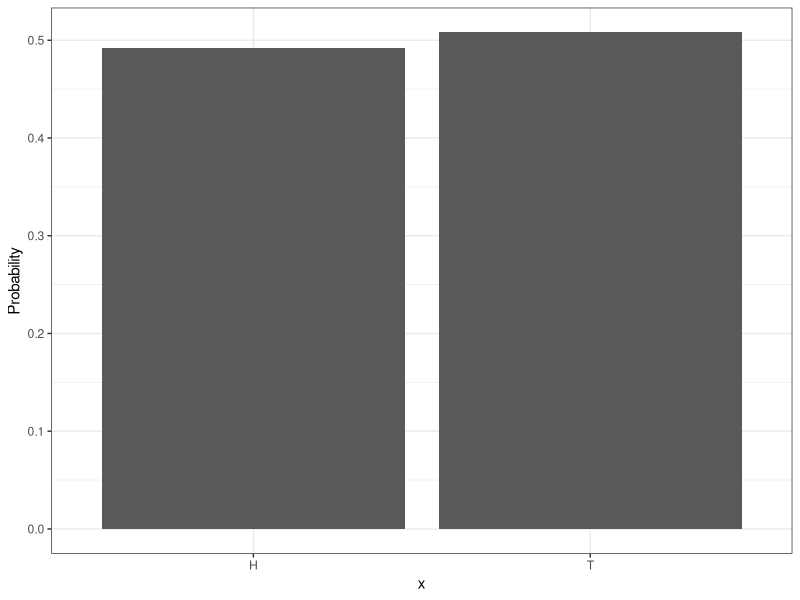
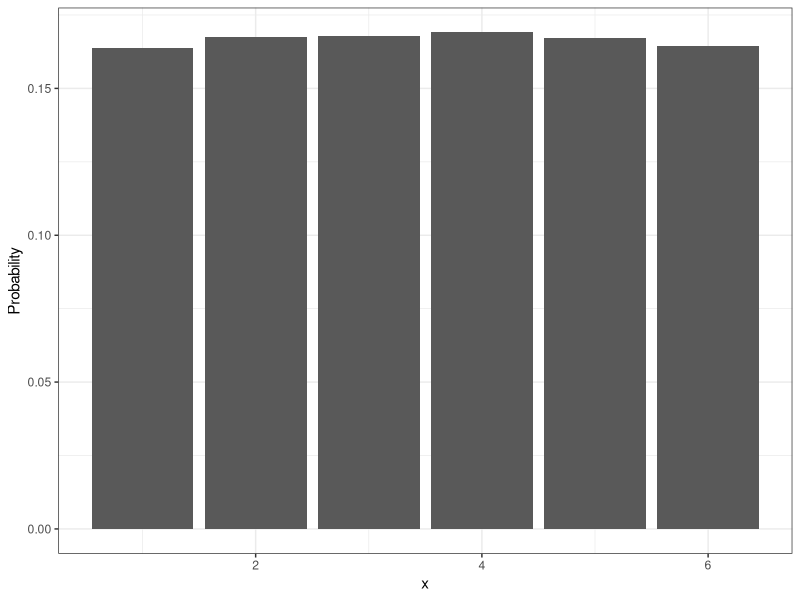
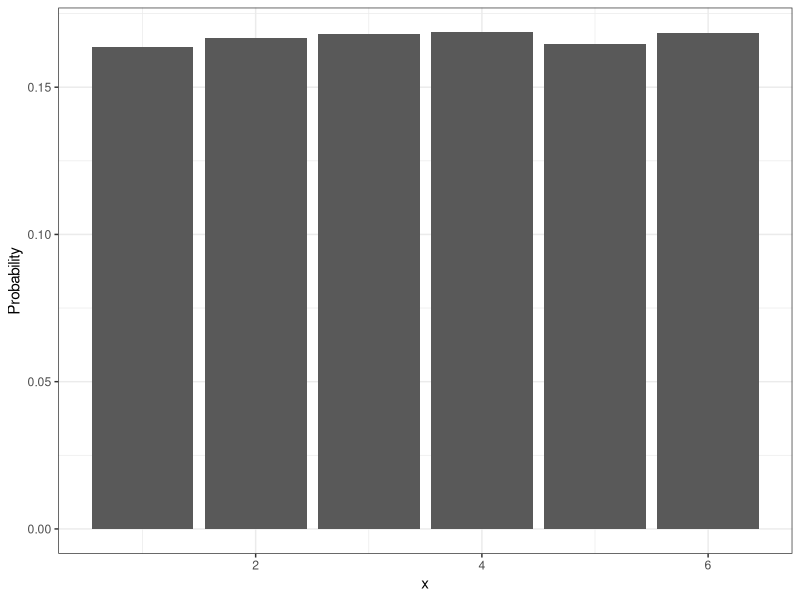
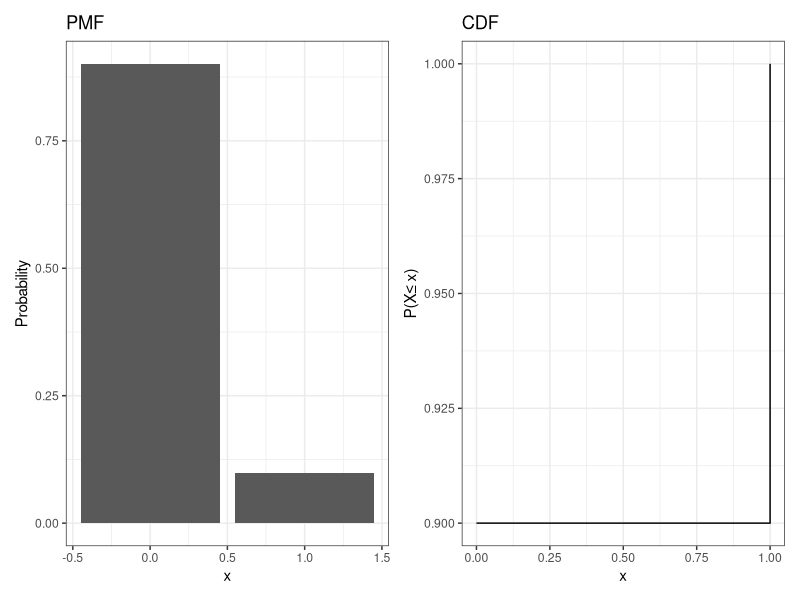
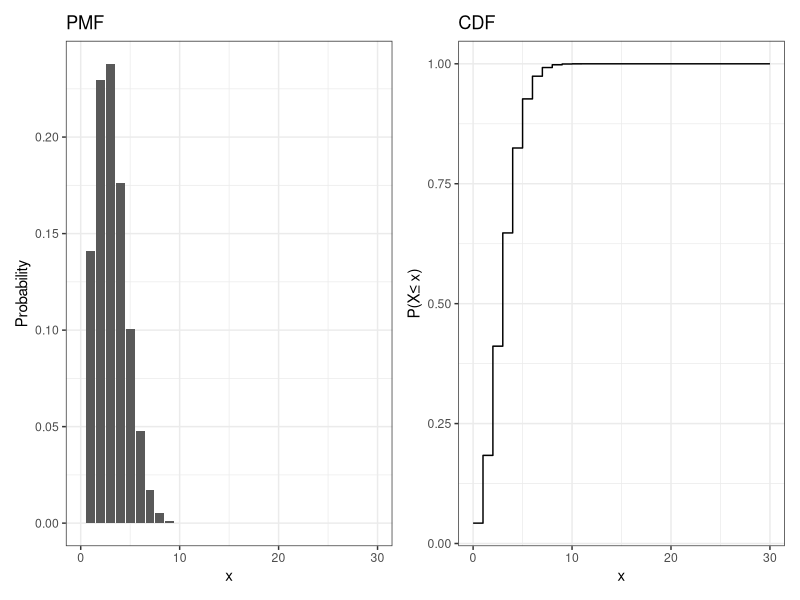
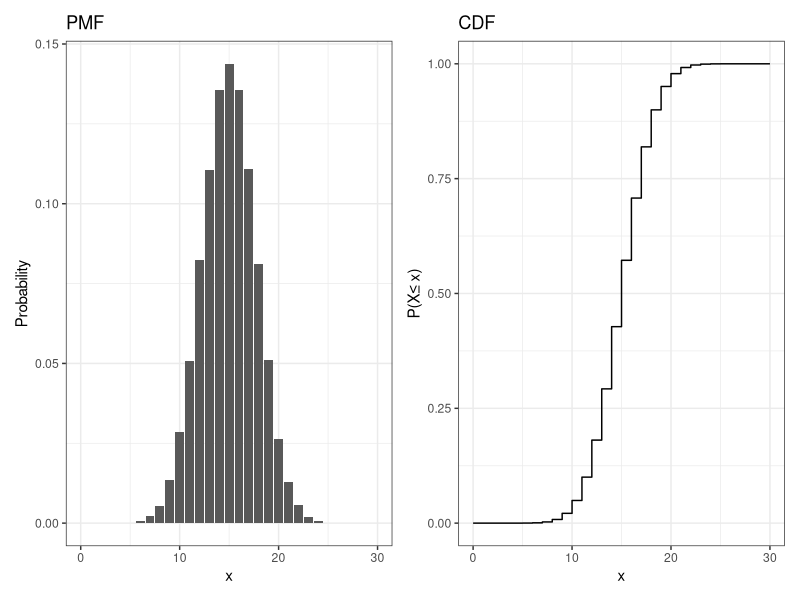
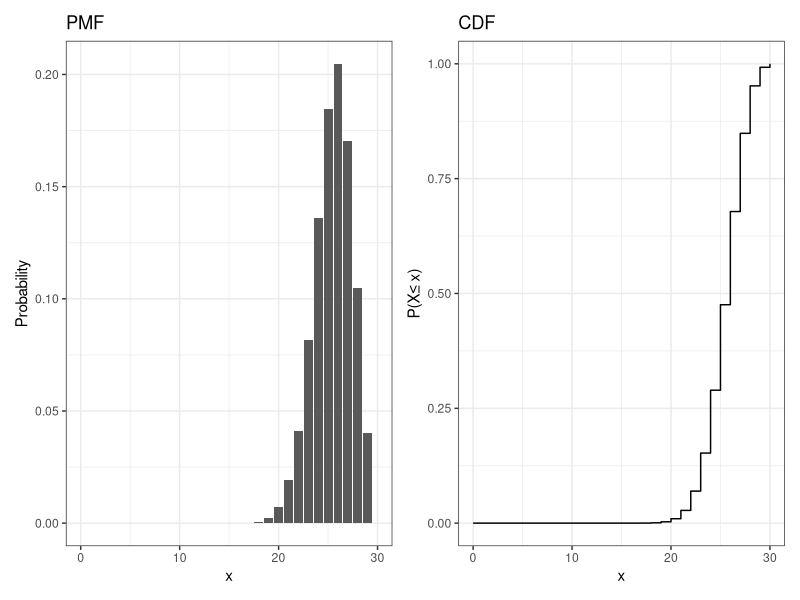
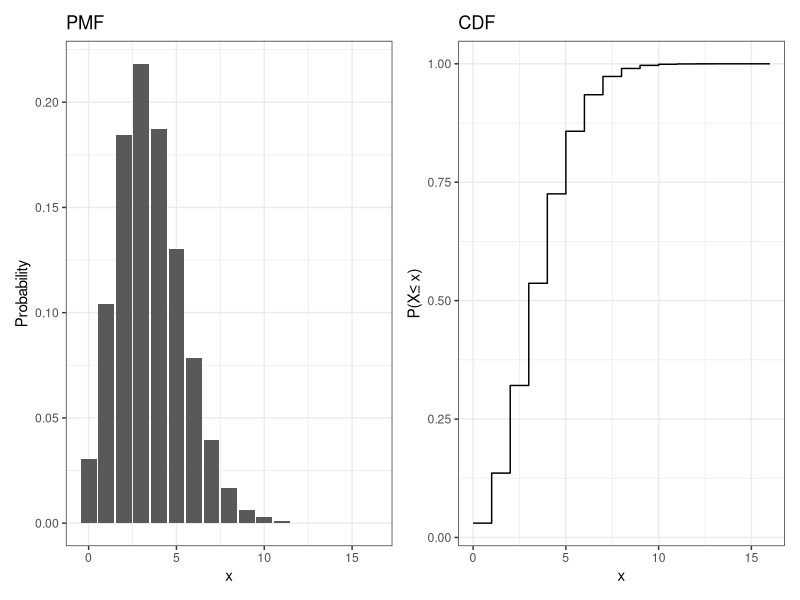

These figures' R source, in order:
## ---- chunk 1
#| fig-align: center
library(tidyverse)
library(patchwork)
x <- sample(c("H", "T"), 5000, replace = T)
x |> tibble() |> 
ggplot(aes(x)) +
geom_bar(aes(y = (..count..)/sum(..count..))) + 
ylab("Probability") +
theme_bw()
## ---- chunk 2
#| fig-align: center
# library(tidyverse)
x <- sample(1:6, 50000, replace = T)
x |> tibble() |> 
ggplot(aes(x)) +
geom_bar(aes(y = (..count..)/sum(..count..))) + 
ylab("Probability") +
theme_bw()

## ---- chunk 3
#| fig-align: center
x <- sample(1:6, 50000, replace = T)
x |> tibble() |> 
ggplot(aes(x)) +
geom_bar(aes(y = (..count..)/sum(..count..))) + 
ylab("Probability") +
theme_bw()

## ---- chunk 4
p <- 0.1
x <- rbinom(50000, 1, p)
p1 <- x |> tibble() |> 
ggplot(aes(x)) +
geom_bar(aes(y = (..count..)/sum(..count..))) + 
ylab("Probability") +
ggtitle("PMF") +
theme_bw()
p2 <- 0:1 |> pbinom(1, p) |> tibble(x = 0:1, y = _) |> 
ggplot(aes(x,y)) +
geom_step() +
theme_bw() +
ggtitle("CDF") +
ylab(paste0("P(X","\u2264"," x)"))
p1 + p2
## ---- chunk 5
p <- 0.1
x <- rbinom(50000, 30, p)
p1 <- x |> tibble() |> 
ggplot(aes(x)) +
geom_bar(aes(y = (..count..)/sum(..count..))) + 
xlim(c(0,30)) +
ylab("Probability") +
ggtitle("PMF") +
theme_bw()
p2 <- 0:30 |> pbinom(30, p) |> tibble(x = 0:30, y = _) |> 
ggplot(aes(x,y)) +
geom_step() +
theme_bw() +
ggtitle("CDF") +
ylab(paste0("P(X","\u2264"," x)"))
p1 + p2
## ---- chunk 6
p <- 0.5
x <- rbinom(50000, 30, p)
p1 <- x |> tibble() |> 
ggplot(aes(x)) +
geom_bar(aes(y = (..count..)/sum(..count..))) + 
xlim(c(0,30)) +
ylab("Probability") +
ggtitle("PMF") +
theme_bw()
p2 <- 0:30 |> pbinom(30, p) |> tibble(x = 0:30, y = _) |> 
ggplot(aes(x,y)) +
geom_step() +
theme_bw() +
ggtitle("CDF") +
ylab(paste0("P(X","\u2264"," x)"))
p1 + p2
## ---- chunk 7
p <- 0.85
x <- rbinom(50000, 30, p)
p1 <- x |> tibble() |> 
ggplot(aes(x)) +
geom_bar(aes(y = (..count..)/sum(..count..))) + 
xlim(c(0,30)) +
ylab("Probability") +
ggtitle("PMF") +
theme_bw()
p2 <- 0:30 |> pbinom(30, p) |> tibble(x = 0:30, y = _) |> 
ggplot(aes(x,y)) +
geom_step() +
theme_bw() +
ggtitle("CDF") +
ylab(paste0("P(X","\u2264"," x)"))
p1 + p2
## ---- chunk 8
p <- 3.5
x <- rpois(50000, p)
p1 <- x |> tibble() |> 
ggplot(aes(x)) +
geom_bar(aes(y = (..count..)/sum(..count..))) + 
ylab("Probability") +
ggtitle("PMF") +
theme_bw()
p2 <- 0:max(x) |> ppois(p) |> tibble(x = 0:max(x), y = _) |> 
ggplot(aes(x,y)) +
geom_step() +
theme_bw() +
ggtitle("CDF") +
ylab(paste0("P(X","\u2264"," x)"))
p1 + p2
## ---- chunk 9
p <- 34.5
x <- rpois(50000, p)
p1 <- x |> tibble() |> 
ggplot(aes(x)) +
geom_bar(aes(y = (..count..)/sum(..count..))) + 
ylab("Probability") +
ggtitle("PMF") +
theme_bw()
p2 <- 0:max(x) |> ppois(p) |> tibble(x = 0:max(x), y = _) |> 
ggplot(aes(x,y)) +
geom_step() +
theme_bw() +
ggtitle("CDF") +
ylab(paste0("P(X","\u2264"," x)"))
p1 + p2
## ---- chunk 10
p <- 0.1
x <- rnbinom(50000,11, p)
p1 <- x |> tibble() |> 
ggplot(aes(x)) +
geom_bar(aes(y = (..count..)/sum(..count..))) +
ylab("Probability") +
ggtitle("PMF") +
theme_bw()
p2 <- 0:max(x) |> pnbinom(11, p) |> tibble(x = 0:max(x), y = _) |> 
ggplot(aes(x,y)) +
geom_step() +
theme_bw() +
ggtitle("CDF") +
ylab(paste0("P(X","\u2264"," x)"))
p1 + p2
## ---- chunk 11
p <- 0.45
x <- rnbinom(50000, 11, p)
p1 <- x |> tibble() |> 
ggplot(aes(x)) +
geom_bar(aes(y = (..count..)/sum(..count..))) +
ylab("Probability") +
ggtitle("PMF") +
theme_bw()
p2 <- 0:max(x) |> pnbinom(11, p) |> tibble(x = 0:max(x), y = _) |> 
ggplot(aes(x,y)) +
geom_step() +
theme_bw() +
ggtitle("CDF") +
ylab(paste0("P(X","\u2264"," x)"))
p1 + p2
## ---- chunk 12
p <- 0.63
x <- rnbinom(50000, 11, p)
p1 <- x |> tibble() |> 
ggplot(aes(x)) +
geom_bar(aes(y = (..count..)/sum(..count..))) +
ylab("Probability") +
ggtitle("PMF") +
theme_bw()
p2 <- 0:max(x) |> pnbinom(11, p) |> tibble(x = 0:max(x), y = _) |> 
ggplot(aes(x,y)) +
geom_step() +
theme_bw() +
ggtitle("CDF") +
ylab(paste0("P(X","\u2264"," x)"))
p1 + p2
## ---- chunk 13
a <- 4
b <- 25
x <- seq(a, b, length.out = 1000)
p1 <- dunif(x, a, b) |> tibble(x = x, y = _) |> 
ggplot(aes(x, y)) +
geom_line() +
ylab("Density") +
ggtitle("PDF") +
theme_bw()
p2 <- punif(x, a, b) |> tibble(x = x, y = _) |> 
ggplot(aes(x,y)) +
geom_line() +
theme_bw() +
ggtitle("CDF") +
ylab(paste0("P(X","\u2264"," x)"))
p1 + p2
## ---- chunk 14
a <- 0
b <- 1
x <- seq(a, b, length.out = 1000)
p1 <- dunif(x, a, b) |> tibble(x = x, y = _) |> 
ggplot(aes(x, y)) +
geom_line() +
ylab("Density") +
ggtitle("PDF") +
theme_bw()
p2 <- punif(x, a, b) |> tibble(x = x, y = _) |> 
ggplot(aes(x,y)) +
geom_line() +
theme_bw() +
ggtitle("CDF") +
ylab(paste0("P(X","\u2264"," x)"))
p1 + p2
## ---- chunk 15
a <- 25
b <- 45
x <- seq(a, b, length.out = 1000)
p1 <- dnorm(x, 34, sqrt(5)) |> tibble(x = x, y = _) |> 
ggplot(aes(x, y)) +
geom_line() +
ylab("Density") +
ggtitle("PDF") +
theme_bw()
p2 <- pnorm(x, 34, sqrt(5)) |> tibble(x = x, y = _) |> 
ggplot(aes(x,y)) +
geom_line() +
theme_bw() +
ggtitle("CDF") +
ylab(paste0("P(X","\u2264"," x)"))
p1 + p2
## ---- chunk 16
a <- -20
b <- 4
x <- seq(a, b, length.out = 1000)
p1 <- dnorm(x, -8, sqrt(10)) |> tibble(x = x, y = _) |> 
ggplot(aes(x, y)) +
geom_line() +
ylab("Density") +
ggtitle("PDF") +
theme_bw()
p2 <- pnorm(x, -8, sqrt(10)) |> tibble(x = x, y = _) |> 
ggplot(aes(x,y)) +
geom_line() +
theme_bw() +
ggtitle("CDF") +
ylab(paste0("P(X","\u2264"," x)"))
p1 + p2
## ---- chunk 17
y <- rgamma(1000, 1.5, 2.6)
a <- 0
b <- 10
x <- seq(a, b, length.out = 1000)
p1 <- dgamma(x, 1.5, 2.6) |> tibble(x = x, y = _) |> 
ggplot(aes(x, y)) +
geom_line() +
ylab("Density") +
ggtitle("PDF") +
theme_bw()
p2 <- pgamma(x, 1.5, 2.6) |> tibble(x = x, y = _) |> 
ggplot(aes(x,y)) +
geom_line() +
theme_bw() +
ggtitle("CDF") +
ylab(paste0("P(X","\u2264"," x)"))
p1 + p2
## ---- chunk 18
y <- rgamma(1000, 3.5, 1.6)
a <- 0
b <- 10
x <- seq(a, b, length.out = 1000)
p1 <- dgamma(x, 3.5, 1.6) |> tibble(x = x, y = _) |> 
ggplot(aes(x, y)) +
geom_line() +
ylab("Density") +
ggtitle("PDF") +
theme_bw()
p2 <- pgamma(x, 3.5, 1.6) |> tibble(x = x, y = _) |> 
ggplot(aes(x,y)) +
geom_line() +
theme_bw() +
ggtitle("CDF") +
ylab(paste0("P(X","\u2264"," x)"))
p1 + p2
## ---- chunk 19
y <- rgamma(1000, 5.2, 1.6)
a <- 0
b <- 10
x <- seq(a, b, length.out = 1000)
p1 <- dgamma(x, 5.2, 1.6) |> tibble(x = x, y = _) |> 
ggplot(aes(x, y)) +
geom_line() +
ylab("Density") +
ggtitle("PDF") +
theme_bw()
p2 <- pgamma(x, 5.2, 1.6) |> tibble(x = x, y = _) |> 
ggplot(aes(x,y)) +
geom_line() +
theme_bw() +
ggtitle("CDF") +
ylab(paste0("P(X","\u2264"," x)"))
p1 + p2
## ---- chunk 20
y <- rbeta(1000, 5.2, 1.6)
a <- 0
b <- 1
x <- seq(a, b, length.out = 1000)
p1 <- dbeta(x, 5.2, 1.6) |> tibble(x = x, y = _) |> 
ggplot(aes(x, y)) +
geom_line() +
ylab("Density") +
ggtitle("PDF") +
theme_bw()
p2 <- pbeta(x, 5.2, 1.6) |> tibble(x = x, y = _) |> 
ggplot(aes(x,y)) +
geom_line() +
theme_bw() +
ggtitle("CDF") +
ylab(paste0("P(X","\u2264"," x)"))
p1 + p2
## ---- chunk 21
y <- rbeta(1000, 1.3, 1.6)
a <- 0
b <- 1
x <- seq(a, b, length.out = 1000)
p1 <- dbeta(x, 1.3, 1.6) |> tibble(x = x, y = _) |> 
ggplot(aes(x, y)) +
geom_line() +
ylab("Density") +
ggtitle("PDF") +
theme_bw()
p2 <- pbeta(x, 1.3, 1.6) |> tibble(x = x, y = _) |> 
ggplot(aes(x,y)) +
geom_line() +
theme_bw() +
ggtitle("CDF") +
ylab(paste0("P(X","\u2264"," x)"))
p1 + p2
## ---- chunk 22
a <- .72
b <- .76
x <- seq(0, 1, length.out = 1000)
p1 <- dbeta(x, a, b) |> tibble(x = x, y = _) |> 
ggplot(aes(x, y)) +
geom_line() +
ylab("Density") +
ggtitle("PDF") +
theme_bw()
p2 <- pbeta(x, a, b) |> tibble(x = x, y = _) |> 
ggplot(aes(x,y)) +
geom_line() +
theme_bw() +
ggtitle("CDF") +
ylab(paste0("P(X","\u2264"," x)"))
p1 + p2
## ---- chunk 23
#| code-fold: show
runif(1, 0, 1)
## ---- chunk 24
a <- -20
b <- 4
x <- seq(a, b, length.out = 1000)
pnorm(x, -8, sqrt(10)) |> tibble(x = x, y = _) |> 
ggplot(aes(x,y)) +
geom_line() +
theme_bw() +
ggtitle("CDF") +
ylab(paste0("P(X","\u2264"," x)"))
## ---- chunk 25
xe <- seq(0, 4, length.out = 1000)
u <- runif(100000)
u |> tibble(x = _) |> 
ggplot(aes(x=u, y = ..density..)) +
geom_histogram() +
geom_line(data = tibble(x = xe, y = dexp(xe, rate = 1/2)),
          mapping = aes(x,y)) +
theme_bw()
## ---- chunk 26
#| code-fold: show
u <- runif(100000)
x <- -2 * log(1-u)
## ---- chunk 27
x |> tibble(x = _) |> 
ggplot(aes(x=x, y = ..density..)) +
geom_histogram() +
geom_line(data = tibble(x = xe, y = dexp(xe, rate = 1/2)),
          mapping = aes(x,y)) +
theme_bw()
## ---- chunk 28
#| code-fold: show
rexp(1, rate = 1)
## ---- chunk 29
xe <- 0:20
u <- runif(100000)
u |> tibble(x = _) |> 
ggplot(aes(x=x, y = ..density..)) +
geom_histogram(bins = 20) +
geom_step(data = tibble(x = xe, y = dpois(xe, lambda = 6)),
          mapping = aes(x,y)) +
theme_bw()
## ---- chunk 30
#| code-fold: show

finder <- function(u){
  x <- 0
  condition <- TRUE
  while (condition) {
    uu <- ppois(x, lambda = 6)
    condition <- uu <= u
    if(condition){
      x <- x + 1
    }
  }
  return(x)
}
xx <- sapply(u, finder)  
xx |> tibble(x = _) |> 
ggplot(aes(x=x, y = ..density..)) +
geom_histogram(bins = 21) +
geom_step(data = tibble(x = xe, y = dpois(xe, lambda = 6)),
          mapping = aes(x,y)) +
theme_bw()
## ---- chunk 31
#| code-fold: show
rpois(1, lambda = 1)
## ---- chunk 32
#| code-fold: show
rnorm(1, mean = 0, sd = 1)
## ---- chunk 33
xe <- seq(0, 20, length.out = 1000)
xe |> tibble(x = _) |> 
ggplot(aes(x=x, y = dgamma(x, shape = 2.3, scale = 1.2))) + 
geom_line() +
ylab("Density") +
theme_bw()
## ---- chunk 34
xe <- seq(0, 20, length.out = 1000)
x <- rexp(100000)
x |> tibble(x = _) |> 
ggplot(aes(x=x, y = ..density..)) + 
geom_histogram(aes(color = "Exponential")) +
geom_line(data = tibble(x = xe, 
                        y = dgamma(x, shape = 2.3, scale = 1.2)), 
          aes(x,y, color = "Gamma")) +
ylab("Density") +
theme_bw() +
theme(legend.position = "bottom",
      legend.title = element_blank())
## ---- chunk 35
xe <- seq(0, 20, length.out = 1000)
xe |> tibble(x = _) |> 
ggplot(aes(x=x, y = dgamma(x, shape = 2.3, scale = 1.2))) + 
geom_line(aes(color = "Gamma")) +
geom_line(data = tibble(x = xe, y = dexp(xe, 1/3)), aes(x,y, color = "Exponential")) +
ylab("Density") +
theme_bw() +
theme(legend.position = "bottom",
      legend.title = element_blank())
## ---- chunk 36
xe <- seq(0, 20, length.out = 1000)
xe |> tibble(x = _) |> 
ggplot(aes(x=x, y = dgamma(x, shape = 2.3, scale = 1.2))) + 
geom_line(aes(color = "Gamma")) +
geom_line(data = tibble(x = xe, y = 1.5*dexp(xe, 1/3)), aes(x,y, color = "Exponential")) +
ylab("Density") +
theme_bw() +
theme(legend.position = "bottom",
      legend.title = element_blank())
## ---- chunk 37
xe <- seq(0, 20, length.out = 1000)
xe |> tibble(x = _) |> 
ggplot(aes(x=x, y = dgamma(x, shape = 2.3, scale = 1.2))) + 
geom_line(aes(color = "Gamma")) +
geom_line(data = tibble(x = xe, y = 3*dexp(xe, 1/3)), aes(x,y, color = "Exponential")) +
ylab("Density") +
theme_bw() +
theme(legend.position = "bottom",
      legend.title = element_blank())
## ---- chunk 38
#| code-fold: show
x <- c()
n <- 0
while(n < 10000){
  e <- rexp(1, 1/2.3)
  u <- runif(1)
  f <- dgamma(e, 2.3, 1/1.2)
  g <- dexp(e, 1/2.3) * 3
  if (u < (f/g)){
    x <- c(x, e)
    n <- length(x)
  }
}

## ---- chunk 39
x |> tibble(x = _) |> 
ggplot(aes(x=x, y = ..density..)) + 
geom_histogram(aes(color = "Exponential")) +
geom_line(data = tibble(x = xe, 
                        y = dgamma(x, shape = 2.3, scale = 1.2)), 
          aes(x,y, color = "Gamma")) +
ylab("Density") +
theme_bw() +
theme(legend.position = "bottom",
      legend.title = element_blank())

## ---- chunk 40
#| code-fold: show
rgamma(1, shape = 1.2, rate = .5)
## ---- chunk 41
#| code-fold: show
rbeta(1, shape1 = 1.2, shape2 = 6.5)
## ---- chunk 42
#| code-fold: show
rbinom(1, prob = .2, size = 1)
## ---- chunk 43
#| code-fold: show
rbinom(1, prob = .5, size = 25)
## ---- chunk 44
#| code-fold: show
rnbinom(1, prob = .6, size = 5)
## ---- chunk 45
norm <- function(x){
  rnorm(10000, 4, sqrt(32))
}
X <- sapply(1:1000, norm)
Xbar <- apply(X, 2, mean)
xx <- seq(min(Xbar)-.1, max(Xbar)+.1, length.out = 100)
Xbar |> tibble(x = _) |> 
  ggplot(aes(x=x, y = ..density..)) +
    geom_histogram() +
    geom_line(data = tibble(x = xx, y = dnorm(xx, 4, sqrt(32/10000))),
              aes(x, y)) +
    theme_bw()
